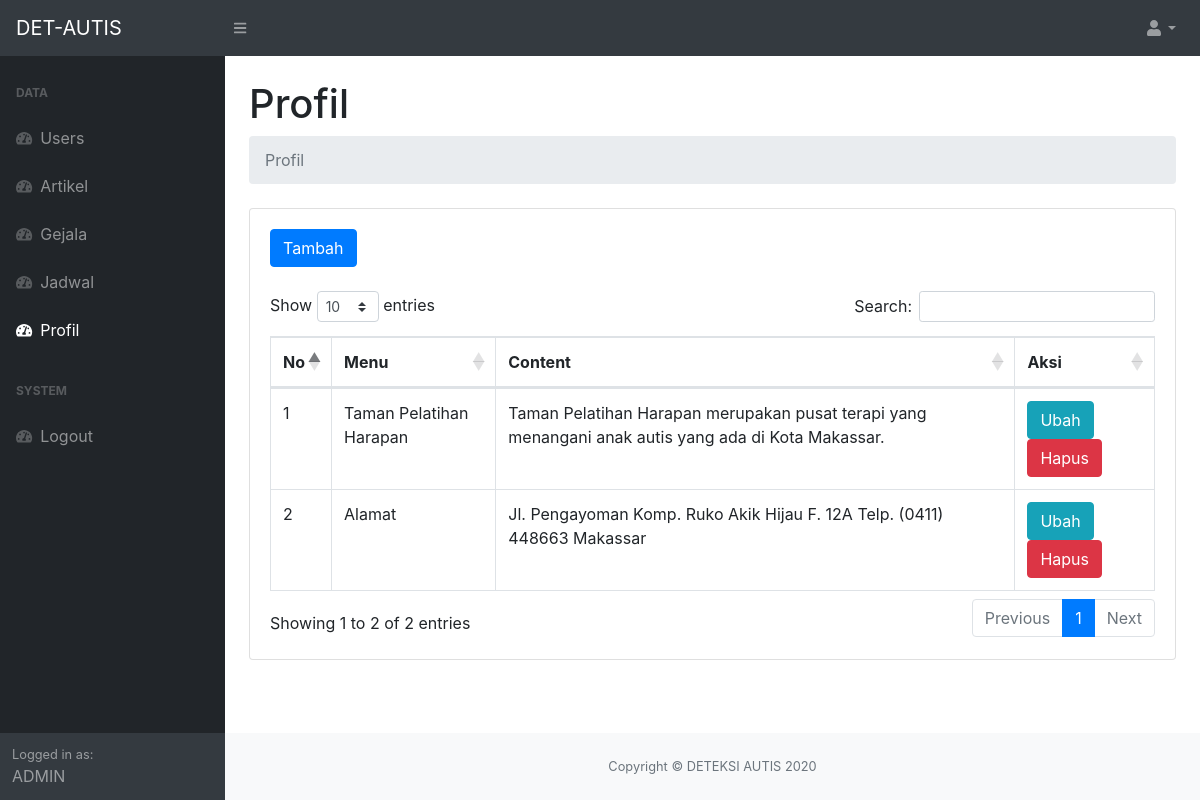
The page /admin/index.php?page=profil (signed in) on the database its author committed.
### tables this page shows
CREATE TABLE `profil` (
  `id` int(11) NOT NULL,
  `menu` varchar(128) NOT NULL,
  `content` text NOT NULL
);

### admin/Profil/index.php (the view, shortened to what this page needs)
<div class="container-fluid">
    <h1 class="mt-4">Profil</h1>
    <ol class="breadcrumb mb-4">
        <li class="breadcrumb-item active">Profil</li>
    </ol>
    <div class="card mb-4">
        <div class="card-body">
            <a href="?page=profil-tambah" class="btn btn-primary mb-4">Tambah</a>
            <div class="table-responsive">
                <table class="table table-bordered" id="dataTable" width="100%" cellspacing="0">
                    <thead>
                        <tr>
                            <th>No</th>
                            <th>Menu</th>
                            <th>Content</th>
                            <th>Aksi</th>
                        </tr>
                    </thead>
                    <tbody>
                        <?php $getProfil = $koneksi->query("SELECT * FROM profil") ?>
                        <?php $no = 1;
                        while ($dataProfil = $getProfil->fetch_assoc()) : ?>
                            <tr>
                                <td><?= $no ?></td>
                                <td><?= $dataProfil['menu'] ?></td>
                                <td><?= $dataProfil['content'] ?></td>
                                <td>
                                    <a href="index.php?page=profil-ubah&id=<?= $dataProfil['id'] ?>" class="btn btn-info">Ubah</a>
                                    <a href="index.php?page=profil-hapus&id=<?= $dataProfil['id'] ?>" class="btn btn-danger" onclick="return confirm('Hapus Data?')">Hapus</a>
                                </td>
                            </tr>
                        <?php $no++;
                        endwhile ?>
                    </tbody>
                </table>
            </div>
        </div>
    </div>
</div>

### rows shown on the page
profil: menu "Taman Pelatihan Harapan", content "Taman Pelatihan Harapan merupakan pusat terapi yang menangani anak autis yang ada di Kota Makassar."
profil: menu "Alamat", content "Jl. Pengayoman Komp. Ruko Akik Hijau F. 12A Telp. (0411) 448663 Makassar"
